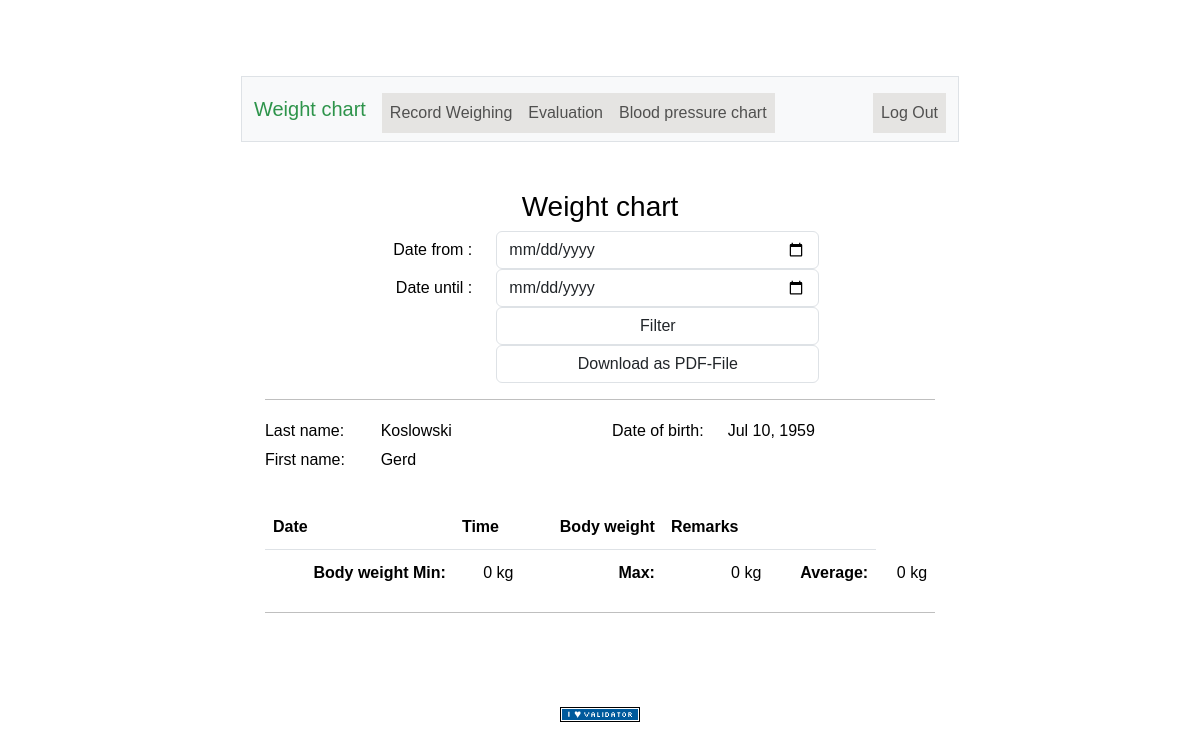
/weight (signed in), run on the app's committed database.
### tables this page shows
CREATE TABLE users (
    id INTEGER PRIMARY KEY AUTOINCREMENT NOT NULL,
    username TEXT NOT NULL,
    pwhash TEXT NOT NULL,
    firstname TEXT,
    lastname TEXT,
    birthday TEXT
    , body_height INTEGER DEFAULT 0, last_login TEXT DEFAULT "2025-05-14 01:10", retries INTEGER DEFAULT 0);

### app.py (the view)
@app.route("/weight", methods=["GET", "POST"])
@login_required
def weightchart():
    return weight_chart()

### app.py (called while the page is built)
def get_locale():
    return request.accept_languages.best_match(app.config['LANGUAGES'])

@app.after_request
def after_request(response):
    response.headers["Cache-Control"] = "no-cache, no-store, must-revalidate"
    response.headers["Expires"] = 0
    response.headers["Pragma"] = "no-cache"
    return response

### dbaccess.py (called while the page is built)
def get_locale():
    return request.accept_languages.best_match(current_app.config['LANGUAGES'])

def getDB():
    conn = sqlite3.connect('diastole.db')
    conn.row_factory = sqlite3.Row
    return conn

def get_personal_info(conn, userid):
    cur = conn.cursor()
    cur.execute("SELECT firstname, lastname, birthday, body_height FROM users WHERE id = ?", (userid,))
    rows = cur.fetchall()
    if len(rows) > 0:
        result = {}
        if rows[0]["firstname"] != None:
            result["firstname"] = rows[0]["firstname"]
        else:
            result["firstname"] = ""
        if rows[0]["lastname"] != None:
            result["lastname"] = rows[0]["lastname"]
        else:
            result["lastname"] = ""
        if rows[0]["birthday"] != None:
            result["birthday"] = rows[0]["birthday"]
        else:
            result["birthday"] = ""
        try:
            result["body_height"] = int( rows[0]["body_height"] )
        except (ValueError, TypeError):
            result["body_height"] = 0
        return result
    else:
        return {}

def date_format(mdate):
    try:
        d = date.fromisoformat(mdate)
    except (TypeError, ValueError):
        return ""
    return format_date(d, locale=get_locale())

### helpers.py (called while the page is built)
def login_required(f):
    @wraps(f)
    def decorated_function(*args, **kwargs):
        if session.get("user_id") is None:
            return redirect("/diastole/login")
        return f(*args, **kwargs)
    return decorated_function

### templates/weight_chart.html (shortened to what this page needs)
{% extends "weight_layout.html" %}
{% block main %}
    <div class="container">
        <h3>{{ _("Weight chart") }}</h3>
        <form action="/weight" method = "post">
            <div class="form-group row">
                <div class="col-sm-4 col-form-label text-md-end">
                    <label for="datefrom">{{ _('Date from : ') }}</label>
                </div>
                <div class="col-sm-6">
                    <input type="date" id="datefrom" class="form-control" name="datefrom" maxlength="10" autocomplete="off" value="{{ filter.datefrom }}" />
                </div>
            </div>
            <div class="form-group row">
                <div class="col-sm-4 col-form-label text-md-end">
                    <label for="dateuntil">{{ _('Date until : ') }}</label>
                </div>
                <div class="col-sm-6">
                    <input type="date" id="dateuntil" class="form-control" name="dateuntil" maxlength="10" autocomplete="off" value="{{ filter.dateuntil }}" />
                </div>
            </div>
            <div class="form-group row">
                <div class="col-sm-4 col-form-label">
                </div>
                <div class="col-sm-6">
                    <button type="submit" class="form-control" name="status" value="filter">{{ _('Filter') }}</button>
                </div>
            </div>
            <div class="form-group row">
                <div class="col-sm-4 col-form-label">
                </div>
                <div class="col-sm-6">
                    <button type="submit" class="form-control" name="status" value="pdf">{{ _('Download as PDF-File') }}</button>
                </div>
            </div>
        </form>
        <hr>
        <div class="row">
            <div class="col-md-2 text-md-start">
                {{ _('Last name: ') }}
            </div>
            <div class="col-md-2 text-md-start">
                {{ personal["lastname"] }}
            </div>
            <div class="col-md-2 text-md-start">
            </div>
            <div class="col-md-2 text-md-start">
                {{ _('Date of birth: ') }}
            </div>
            <div class="col-md-2 text-md-start">
                {{ personal["birthday"] }}
            </div>
        </div>
        <div class="row">
            <div class="col-md-2 text-md-start">
                {{ _('First name: ') }}
            </div>
            <div class="col-md-4 text-md-start">
                {{ personal["firstname"] }}
            </div>
            <div class="col-md-3 text-md-start">
            </div>
        </div>
        <div class="row">
            <div class="col-md-6 text-md-start">
            </div>
        </div>
        <table class="table table-striped">
            <thead>
                <th colspan="2" class="text-start">
                    {{ _('Date ') }}
                </th>
                <th colspan="2" class="text-start">
                    {{ _('Time ') }}
                </th>
                <th colspan="2" class="text-end">
                    {{ _('Body weight') }}
                </th>
                <th colspan="3" class="text-start">
                    {{ _('Remarks') }}
                </th>
            </thead>
            <tfoot>
                <tr>
                    <td class="border-0 fw-bold text-end" colspan="3">{{ _('Body weight Min:') }}</td>
                    <td class="border-0 text-end">{{ minweight }} kg</td>
                    <td class="border-0 fw-bold text-end" colspan="2">Max:</td>
                    <td class="border-0 text-end">{{ maxweight }} kg</td>
                    <td class="border-0 fw-bold text-end" colspan="3">{{ _('Average:') }}</td>
                    <td class="border-0 text-end">{{ avgweight }} kg</td>
                </tr>
            </tfoot>
        </table>
        <hr>
    </div>
{% endblock %}

### static/css/styles.css (style rules this page uses)
body { font-family: Helvetica, sans-serif; color: #000; background-color: white; margin: 0; width: 21cm; padding: 1cm; margin: 1cm auto; }

### data on the page
users: lastname "Koslowski", birthday "Jul 10, 1959", firstname "Gerd"

### other printed values
{{ minweight }} "0"
{{ maxweight }} "0"
{{ avgweight }} "0"
